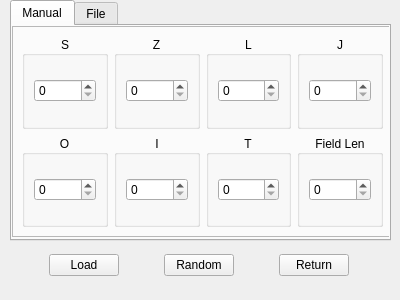
<?xml version="1.0" encoding="UTF-8"?>
<ui version="4.0">
 <class>SetupSourceWindow</class>
 <widget class="QDialog" name="SetupSourceWindow">
  <property name="geometry">
   <rect>
    <x>0</x>
    <y>0</y>
    <width>400</width>
    <height>300</height>
   </rect>
  </property>
  <property name="windowTitle">
   <string>Setup source</string>
  </property>
  <widget class="QTabWidget" name="tabWidget">
   <property name="geometry">
    <rect>
     <x>10</x>
     <y>0</y>
     <width>381</width>
     <height>241</height>
    </rect>
   </property>
   <property name="currentIndex">
    <number>0</number>
   </property>
   <widget class="QWidget" name="LoadManual">
    <attribute name="title">
     <string>Manual</string>
    </attribute>
    <widget class="QFrame" name="figuresFrame">
     <property name="geometry">
      <rect>
       <x>0</x>
       <y>0</y>
       <width>381</width>
       <height>211</height>
      </rect>
     </property>
     <property name="frameShape">
      <enum>QFrame::Shape::StyledPanel</enum>
     </property>
     <property name="frameShadow">
      <enum>QFrame::Shadow::Raised</enum>
     </property>
     <layout class="QGridLayout" name="gridLayout">
      <item row="2" column="0">
       <widget class="QGroupBox" name="groupBox_5">
        <property name="title">
         <string>O</string>
        </property>
        <property name="alignment">
         <set>Qt::AlignmentFlag::AlignCenter</set>
        </property>
        <layout class="QHBoxLayout" name="horizontalLayout_5">
         <item>
          <widget class="QSpinBox" name="spinBox_5"/>
         </item>
        </layout>
       </widget>
      </item>
      <item row="0" column="1">
       <widget class="QGroupBox" name="groupBox_2">
        <property name="title">
         <string>Z</string>
        </property>
        <property name="alignment">
         <set>Qt::AlignmentFlag::AlignCenter</set>
        </property>
        <layout class="QHBoxLayout" name="horizontalLayout_2">
         <item>
          <widget class="QSpinBox" name="spinBox_2"/>
         </item>
        </layout>
       </widget>
      </item>
      <item row="2" column="1">
       <widget class="QGroupBox" name="groupBox_6">
        <property name="title">
         <string>I</string>
        </property>
        <property name="alignment">
         <set>Qt::AlignmentFlag::AlignCenter</set>
        </property>
        <layout class="QHBoxLayout" name="horizontalLayout_6">
         <item>
          <widget class="QSpinBox" name="spinBox_6"/>
         </item>
        </layout>
       </widget>
      </item>
      <item row="2" column="3">
       <widget class="QGroupBox" name="groupBox_4">
        <property name="title">
         <string>T</string>
        </property>
        <property name="alignment">
         <set>Qt::AlignmentFlag::AlignCenter</set>
        </property>
        <layout class="QHBoxLayout" name="horizontalLayout_4">
         <item>
          <widget class="QSpinBox" name="spinBox_4"/>
         </item>
        </layout>
       </widget>
      </item>
      <item row="0" column="0">
       <widget class="QGroupBox" name="groupBox">
        <property name="title">
         <string>S</string>
        </property>
        <property name="alignment">
         <set>Qt::AlignmentFlag::AlignCenter</set>
        </property>
        <layout class="QHBoxLayout" name="horizontalLayout">
         <item>
          <widget class="QSpinBox" name="spinBox"/>
         </item>
        </layout>
       </widget>
      </item>
      <item row="0" column="3">
       <widget class="QGroupBox" name="groupBox_3">
        <property name="title">
         <string>L</string>
        </property>
        <property name="alignment">
         <set>Qt::AlignmentFlag::AlignCenter</set>
        </property>
        <layout class="QHBoxLayout" name="horizontalLayout_3">
         <item>
          <widget class="QSpinBox" name="spinBox_3"/>
         </item>
        </layout>
       </widget>
      </item>
      <item row="0" column="4">
       <widget class="QGroupBox" name="groupBox_7">
        <property name="title">
         <string>J</string>
        </property>
        <property name="alignment">
         <set>Qt::AlignmentFlag::AlignCenter</set>
        </property>
        <layout class="QHBoxLayout" name="horizontalLayout_7">
         <item>
          <widget class="QSpinBox" name="spinBox_7"/>
         </item>
        </layout>
       </widget>
      </item>
      <item row="2" column="4">
       <widget class="QGroupBox" name="groupBox_8">
        <property name="title">
         <string>Field Len</string>
        </property>
        <property name="alignment">
         <set>Qt::AlignmentFlag::AlignCenter</set>
        </property>
        <layout class="QHBoxLayout" name="horizontalLayout_10">
         <item>
          <widget class="QSpinBox" name="spinBox_8"/>
         </item>
        </layout>
       </widget>
      </item>
     </layout>
    </widget>
   </widget>
   <widget class="QWidget" name="LoadFile">
    <attribute name="title">
     <string>File</string>
    </attribute>
    <layout class="QHBoxLayout" name="horizontalLayout_8">
     <item>
      <widget class="QTextBrowser" name="helpText">
       <property name="html">
        <string>&lt;!DOCTYPE HTML PUBLIC &quot;-//W3C//DTD HTML 4.0//EN&quot; &quot;http://www.w3.org/TR/REC-html40/strict.dtd&quot;&gt;
&lt;html&gt;&lt;head&gt;&lt;meta name=&quot;qrichtext&quot; content=&quot;1&quot; /&gt;&lt;meta charset=&quot;utf-8&quot; /&gt;&lt;style type=&quot;text/css&quot;&gt;
p, li { white-space: pre-wrap; }
hr { height: 1px; border-width: 0; }
li.unchecked::marker { content: &quot;\2610&quot;; }
li.checked::marker { content: &quot;\2612&quot;; }
&lt;/style&gt;&lt;/head&gt;&lt;body style=&quot; font-family:'Sans'; font-size:10pt; font-weight:400; font-style:normal;&quot;&gt;
&lt;p style=&quot; margin-top:0px; margin-bottom:0px; margin-left:0px; margin-right:0px; -qt-block-indent:0; text-indent:0px;&quot;&gt;File format:&lt;/p&gt;
&lt;p style=&quot; margin-top:0px; margin-bottom:0px; margin-left:0px; margin-right:0px; -qt-block-indent:0; text-indent:0px;&quot;&gt;L&lt;/p&gt;
&lt;p style=&quot; margin-top:0px; margin-bottom:0px; margin-left:0px; margin-right:0px; -qt-block-indent:0; text-indent:0px;&quot;&gt;O I T S Z L J&lt;/p&gt;
&lt;p style=&quot;-qt-paragraph-type:empty; margin-top:0px; margin-bottom:0px; margin-left:0px; margin-right:0px; -qt-block-indent:0; text-indent:0px;&quot;&gt;&lt;br /&gt;&lt;/p&gt;
&lt;p style=&quot; margin-top:0px; margin-bottom:0px; margin-left:0px; margin-right:0px; -qt-block-indent:0; text-indent:0px;&quot;&gt;Example:&lt;/p&gt;
&lt;p style=&quot; margin-top:0px; margin-bottom:0px; margin-left:0px; margin-right:0px; -qt-block-indent:0; text-indent:0px;&quot;&gt;4&lt;/p&gt;
&lt;p style=&quot; margin-top:0px; margin-bottom:0px; margin-left:0px; margin-right:0px; -qt-block-indent:0; text-indent:0px;&quot;&gt;1 2 0 0 3 0 1&lt;/p&gt;&lt;/body&gt;&lt;/html&gt;</string>
       </property>
      </widget>
     </item>
     <item>
      <widget class="QPushButton" name="browseButton">
       <property name="text">
        <string>Browse</string>
       </property>
      </widget>
     </item>
    </layout>
   </widget>
  </widget>
  <widget class="QWidget" name="buttonWidget" native="true">
   <property name="geometry">
    <rect>
     <x>10</x>
     <y>240</y>
     <width>381</width>
     <height>51</height>
    </rect>
   </property>
   <layout class="QHBoxLayout" name="horizontalLayout_9">
    <item>
     <widget class="QPushButton" name="loadButton">
      <property name="maximumSize">
       <size>
        <width>70</width>
        <height>16777215</height>
       </size>
      </property>
      <property name="text">
       <string>Load</string>
      </property>
     </widget>
    </item>
    <item>
     <widget class="QPushButton" name="randomButton">
      <property name="maximumSize">
       <size>
        <width>70</width>
        <height>16777215</height>
       </size>
      </property>
      <property name="text">
       <string>Random</string>
      </property>
     </widget>
    </item>
    <item>
     <widget class="QPushButton" name="closeButton">
      <property name="maximumSize">
       <size>
        <width>70</width>
        <height>16777215</height>
       </size>
      </property>
      <property name="text">
       <string>Return</string>
      </property>
     </widget>
    </item>
   </layout>
  </widget>
 </widget>
 <resources/>
 <connections/>
</ui>
